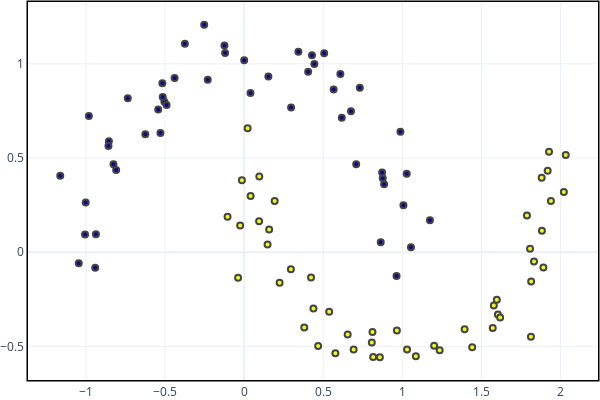

This figure's notebook cell:
### Code cell
def vis_scatter(X, color):
    # Visualize the data
    fig = go.Figure(data=go.Scatter(x=X[:, 0], 
                                    y=X[:, 1], 
                                    mode='markers', 
                                    marker=dict(color=color), 
                                    marker_line_width=2))
    fig.update_layout(template=template)
    fig.update_xaxes(showline=True, linewidth=1.5, linecolor='Black', mirror=True)
    fig.update_yaxes(showline=True, linewidth=1.5, linecolor='Black', mirror=True)
    fig.update_layout(width=600, height=400, margin=dict(b=0, t=0, l=0, r=0))
    fig.show()

# Visaulize train data
vis_scatter(train_X, train_y)
